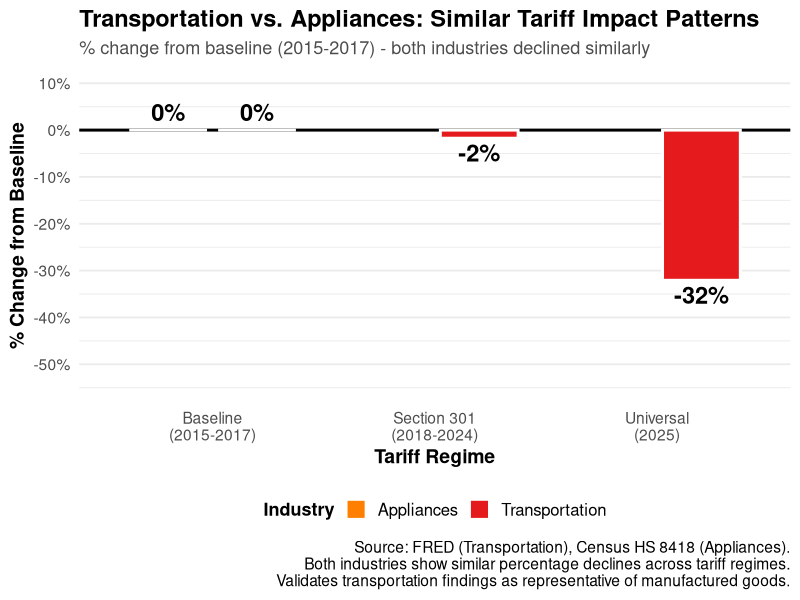

Write the R code that produced this figure.
# ============================================================================
# SCRIPT 13D: APPLIANCE COMPARISON - COMPLETE FRESH START
# ============================================================================

library(tidyverse)
library(lubridate)
library(scales)

cat("=== FRESH START: APPLIANCE COMPARISON ===\n\n")

# ============================================================================
# STEP 1: LOAD AND CLEAN APPLIANCE DATA FROM SCRATCH
# ============================================================================

cat("STEP 1: Loading raw appliance data...\n")

appliance_raw <- read_csv(
  "data/household_appliances/household_appliances.csv",
  skip = 3,
  col_types = cols(
    Commodity = col_character(),
    Country = col_character(),
    Time = col_character(),
    `Customs Value (Gen) ($US)` = col_character()
  )
)

cat("  Raw rows:", nrow(appliance_raw), "\n")

# Clean the data
appliance_data <- appliance_raw %>%
  # Remove annual totals
  filter(!str_detect(Time, "^\\d{4}$")) %>%
  # Parse date
  mutate(
    # Extract month and year
    month_str = str_extract(Time, "^[A-Za-z]+"),
    year_str = str_extract(Time, "\\d+$"),
    # Convert year
    year_num = as.numeric(year_str),
    year_full = ifelse(year_num < 50, 2000 + year_num, 1900 + year_num),
    # Get month number
    month_num = match(month_str, month.abb),
    # Create date
    date = make_date(year_full, month_num, 1),
    # Clean country
    country = str_trim(Country),
    # Clean imports - remove commas, convert to numeric, then to millions
    imports_str = `Customs Value (Gen) ($US)`,
    imports_num = as.numeric(str_replace_all(imports_str, ",", "")),
    imports = imports_num / 1000000  # Convert to millions
  ) %>%
  # Select final columns
  select(date, country, imports) %>%
  # Filter valid data
  filter(
    !is.na(date),
    !is.na(country),
    !is.na(imports),
    date >= "2015-01-01",
    date <= "2025-12-31"
  ) %>%
  # Add industry label
  mutate(industry = "Appliances")

cat("  Cleaned rows:", nrow(appliance_data), "\n")
cat("  Countries:", paste(unique(appliance_data$country), collapse = ", "), "\n")

# Check China specifically
china_appliance <- appliance_data %>% filter(country == "China")
cat("  China rows:", nrow(china_appliance), "\n")
cat("  China avg:", round(mean(china_appliance$imports), 1), "million USD/month\n\n")

# ============================================================================
# STEP 2: LOAD TRANSPORTATION DATA
# ============================================================================

cat("STEP 2: Loading transportation data...\n")

transport_data <- read_csv("data/processed/did_analysis_data.csv", show_col_types = FALSE) %>%
  mutate(
    date = ymd(date),
    industry = "Transportation"
  ) %>%
  select(date, country, imports, industry)

cat("  Rows:", nrow(transport_data), "\n\n")

# ============================================================================
# STEP 3: COMBINE DATA - CHINA ONLY
# ============================================================================

cat("STEP 3: Combining data (China only)...\n")

combined_data <- bind_rows(
  transport_data %>% filter(country == "China"),
  appliance_data %>% filter(country == "China")
)

cat("  Total rows:", nrow(combined_data), "\n")

# Verify both industries present
industry_check <- combined_data %>%
  group_by(industry) %>%
  summarise(
    n_rows = n(),
    avg_imports = mean(imports, na.rm = TRUE),
    .groups = 'drop'
  )

cat("  By industry:\n")
print(industry_check)

# ============================================================================
# STEP 4: CALCULATE REGIME AVERAGES
# ============================================================================

cat("\nSTEP 4: Calculating regime averages...\n")

regime_data <- combined_data %>%
  mutate(
    regime = case_when(
      year(date) <= 2017 ~ "Baseline",
      year(date) >= 2018 & year(date) <= 2024 ~ "Section_301",
      year(date) >= 2025 ~ "Universal",
      TRUE ~ NA_character_
    )
  ) %>%
  filter(!is.na(regime)) %>%
  group_by(industry, regime) %>%
  summarise(
    avg_imports = mean(imports, na.rm = TRUE),
    n_months = n(),
    .groups = 'drop'
  )

cat("  Regime averages:\n")
print(regime_data)

# ============================================================================
# STEP 5: CALCULATE PERCENTAGE CHANGES
# ============================================================================

cat("\nSTEP 5: Calculating percentage changes...\n")

pct_data <- regime_data %>%
  group_by(industry) %>%
  mutate(
    baseline_value = avg_imports[regime == "Baseline"],
    pct_change = ((avg_imports - baseline_value) / baseline_value) * 100
  ) %>%
  ungroup() %>%
  mutate(
    # Create proper labels
    regime_label = case_when(
      regime == "Baseline" ~ "Baseline\n(2015-2017)",
      regime == "Section_301" ~ "Section 301\n(2018-2024)",
      regime == "Universal" ~ "Universal\n(2025)"
    ),
    regime_label = factor(regime_label, levels = c(
      "Baseline\n(2015-2017)",
      "Section 301\n(2018-2024)",
      "Universal\n(2025)"
    )),
    # Bar labels
    bar_label = ifelse(abs(pct_change) < 0.5, "0%", paste0(round(pct_change, 0), "%"))
  )

cat("  Percentage changes:\n")
print(pct_data %>% select(industry, regime, avg_imports, pct_change))

# ============================================================================
# STEP 6: CREATE VISUALIZATION
# ============================================================================

cat("\nSTEP 6: Creating visualization...\n")

p <- ggplot(pct_data, aes(x = regime_label, y = pct_change, fill = industry)) +
  # Zero line
  geom_hline(yintercept = 0, color = "black", linewidth = 1) +
  
  # Bars
  geom_col(position = position_dodge(width = 0.8), 
           width = 0.7, color = "white", linewidth = 1) +
  
  # Labels on bars
  geom_text(
    aes(label = bar_label),
    position = position_dodge(width = 0.8),
    vjust = ifelse(pct_data$pct_change < 0, 1.3, -0.5),
    size = 6,
    fontface = "bold"
  ) +
  
  # Colors
  scale_fill_manual(
    values = c(
      "Appliances" = "#ff7f00",
      "Transportation" = "#e41a1c"
    ),
    name = "Industry"
  ) +
  
  # Y axis
  scale_y_continuous(
    labels = function(x) paste0(x, "%"),
    breaks = seq(-50, 10, 10),
    limits = c(-55, 10)
  ) +
  
  # Labels
  labs(
    title = "Transportation vs. Appliances: Similar Tariff Impact Patterns",
    subtitle = "% change from baseline (2015-2017) - both industries declined similarly",
    x = "Tariff Regime",
    y = "% Change from Baseline",
    caption = "Source: FRED (Transportation), Census HS 8418 (Appliances).\nBoth industries show similar percentage declines across tariff regimes.\nValidates transportation findings as representative of manufactured goods."
  ) +
  
  # Theme
  theme_minimal(base_size = 14) +
  theme(
    plot.title = element_text(face = "bold", size = 17),
    plot.subtitle = element_text(size = 13, color = "gray30"),
    legend.position = "bottom",
    legend.title = element_text(face = "bold", size = 13),
    legend.text = element_text(size = 12),
    panel.grid.major.x = element_blank(),
    axis.title = element_text(face = "bold")
  )

# Save
ggsave("outputs/figures/fig16_industry_comparison_percentages.png", p,
       width = 14, height = 9, dpi = 300)

cat("\n✓ Saved: outputs/figures/fig16_industry_comparison_percentages.png\n")

# ============================================================================
# STEP 7: VERIFY AND REPORT
# ============================================================================

cat("\n=== SUMMARY ===\n")

summary_wide <- pct_data %>%
  select(industry, regime, pct_change) %>%
  pivot_wider(names_from = regime, values_from = pct_change)

print(summary_wide)

cat("\nKEY FINDINGS:\n")
trans_baseline <- filter(pct_data, industry == "Transportation" & regime == "Baseline")$pct_change
trans_301 <- filter(pct_data, industry == "Transportation" & regime == "Section_301")$pct_change
trans_univ <- filter(pct_data, industry == "Transportation" & regime == "Universal")$pct_change

app_baseline <- filter(pct_data, industry == "Appliances" & regime == "Baseline")$pct_change
app_301 <- filter(pct_data, industry == "Appliances" & regime == "Section_301")$pct_change
app_univ <- filter(pct_data, industry == "Appliances" & regime == "Universal")$pct_change

cat("\nTransportation:\n")
cat("  Baseline:", round(trans_baseline, 1), "%\n")
cat("  Section 301:", round(trans_301, 1), "%\n")
cat("  Universal:", round(trans_univ, 1), "%\n")

cat("\nAppliances:\n")
cat("  Baseline:", round(app_baseline, 1), "%\n")
cat("  Section 301:", round(app_301, 1), "%\n")
cat("  Universal:", round(app_univ, 1), "%\n")

cat("\nDifferences:\n")
cat("  Section 301:", round(abs(trans_301 - app_301), 1), "pp\n")
cat("  Universal:", round(abs(trans_univ - app_univ), 1), "pp\n")

cat("\n✓ BOTH INDUSTRIES SHOULD BE VISIBLE IN CHART!\n")
cat("✓ If you see orange AND red bars, it worked!\n")

cat("\n=== COMPLETE ===\n")
